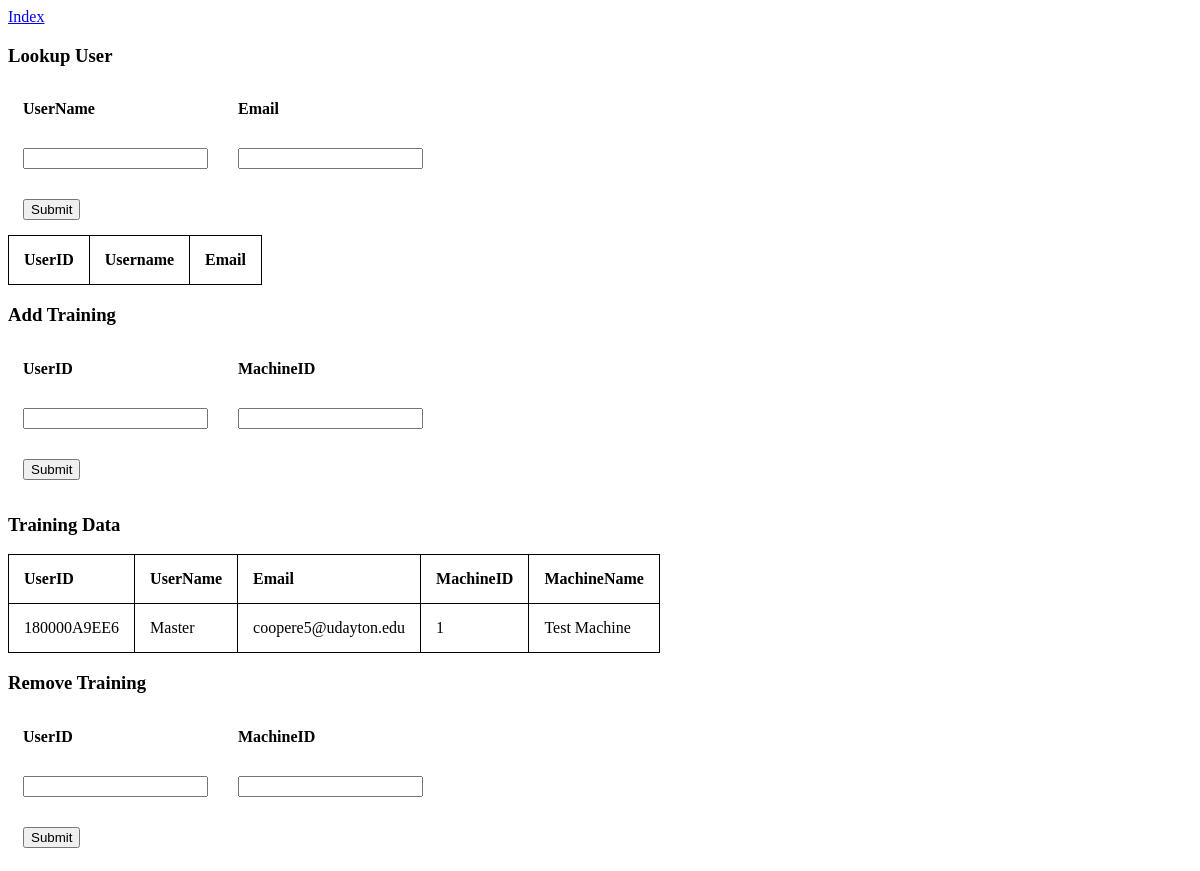
The app's page /add_training with its own data.
### tables this page shows
CREATE TABLE "training"
(
    userid TEXT NOT NULL,
    machineid INTEGER NOT NULL,
    CONSTRAINT training_userid_machineid_pk PRIMARY KEY (userid, machineid),
    FOREIGN KEY (userid) REFERENCES users (userid) ON DELETE CASCADE ON UPDATE CASCADE,
    FOREIGN KEY (machineid) REFERENCES machines (machineid) ON DELETE CASCADE ON UPDATE CASCADE
);

CREATE TABLE "users"
(
    userid TEXT PRIMARY KEY NOT NULL,
    username TEXT NOT NULL,
    email TEXT NOT NULL
);

CREATE TABLE machines
(
    machineid INT PRIMARY KEY NOT NULL,
    machinename VARCHAR(255) NOT NULL
);

### lockout/views.py (the view)
@app.route('/add_training', methods=['GET', 'POST'])
def add_training():
    addtrainingform = AddOrRemoveTrainingForm()
    removetrainingform = AddOrRemoveTrainingForm()
    lookupform = LookupUserForm()
    status = ''
    if request.method == 'POST':
        t = (request.form['userid'], request.form['machineid'])
        cur.execute('INSERT INTO training (userid, machineid) VALUES (?, ?)', t)
        conn.commit()
        status = 'Added training'
    cur.execute("""SELECT training.userid, users.username, users.email, machines.machineid, machines.machinename
                   FROM training
                   INNER JOIN users ON training.userid = users.userid
                   INNER JOIN machines ON training.machineid = machines.machineid""")
    table = cur.fetchall()
    lookuptable = []
    return render_template('add-training.html', addtrainingform=addtrainingform, removetrainingform=removetrainingform,
                           lookupform=lookupform, status=status, table=table, lookuptable=lookuptable)

### lockout/forms.py
class AddOrRemoveTrainingForm(Form):
    userid = StringField('UserID', validators=[DataRequired()])
    machineid = IntegerField('MachineID', validators=[DataRequired()])

class LookupUserForm(Form):
    username = StringField('UserName')
    email = StringField('Email')

### lockout/templates/add-training.html (shortened to what this page needs)
<!DOCTYPE html>
<html lang="en">
<head>
    <link href="../static/style.css" rel="stylesheet"/>
</head>
<body>
<a href="{{ url_for('.index') }}">Index</a>
<h3>Lookup User</h3>
<form action="{{ url_for('.lookup') }}" method="post">
    <table class="form">
        <tr>
            <th>{{ lookupform.username.label }}</th>
            <th>{{ lookupform.email.label }}</th>
        </tr>
        <tr>
            <td>{{ lookupform.username }}</td>
            <td>{{ lookupform.email }}</td>
        </tr>
        <tr>
            <td><input type="submit"/></td>
        </tr>
    </table>
</form>
<table class="sql">
    <tr>
        <th>UserID</th>
        <th>Username</th>
        <th>Email</th>
    </tr>
</table>
<h3>Add Training</h3>
<form action="{{ url_for('.add_training') }}" method="post">
    <table class="form">
        <tr>
            <th>{{ addtrainingform.userid.label }}</th>
            <th>{{ addtrainingform.machineid.label }}</th>
        </tr>
        <tr>
            <td>{{ addtrainingform.userid }}</td>
            <td>{{ addtrainingform.machineid }}</td>
        </tr>
        <tr>
            <td><input type="submit"/></td>
        </tr>
    </table>
</form>
<h3>Training Data</h3>
<table class="sql">
    <tr>
        <th>UserID</th>
        <th>UserName</th>
        <th>Email</th>
        <th>MachineID</th>
        <th>MachineName</th>
    </tr>
    {% for t in table %}
    <tr>
        <td>{{ t[0] }}</td>
        <td>{{ t[1] }}</td>
        <td>{{ t[2] }}</td>
        <td>{{ t[3] }}</td>
        <td>{{ t[4] }}</td>
    </tr>
    {% endfor %}
</table>
<h3>Remove Training</h3>
<form action="{{ url_for('.remove_training') }}" method="post">
    <table class="form">
        <tr>
            <th>{{ removetrainingform.userid.label }}</th>
            <th>{{ removetrainingform.machineid.label }}</th>
        </tr>
        <tr>
            <td>{{ removetrainingform.userid }}</td>
            <td>{{ removetrainingform.machineid }}</td>
        </tr>
        <tr>
            <td><input type="submit"/></td>
        </tr>
    </table>
</form>
</body>
</html>

### lockout/static/style.css (style rules this page uses)
th, td { padding: 15px; text-align: left; }
table.sql th, table.sql td { border: 1px solid black; }
table { border-collapse: collapse; }

### records on screen
training: userid "180000A9EE6", username "Master", email "coopere5@udayton.edu", machineid "1", machinename "Test Machine"

### other values on screen
{{ lookupform.username.label }} "UserName"
{{ lookupform.email.label }} "Email"
{{ addtrainingform.userid.label }} "UserID"
{{ addtrainingform.machineid.label }} "MachineID"
{{ removetrainingform.userid.label }} "UserID"
{{ removetrainingform.machineid.label }} "MachineID"
